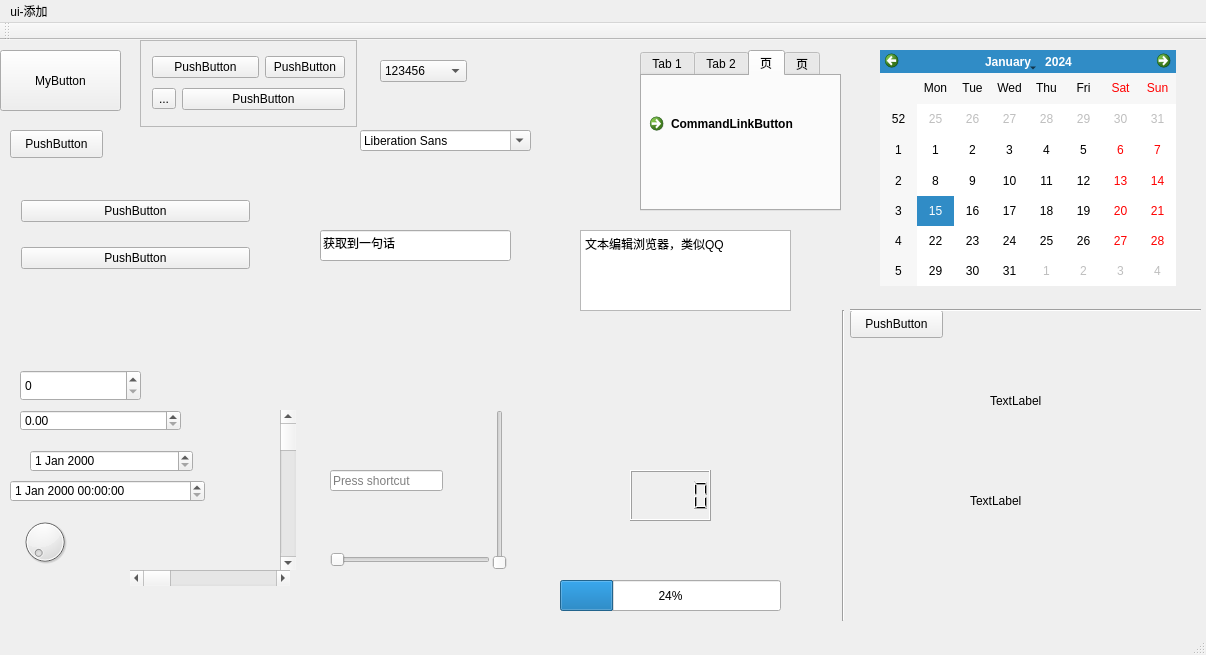
<?xml version="1.0" encoding="UTF-8"?>
<ui version="4.0">
 <class>MainWindow</class>
 <widget class="QMainWindow" name="MainWindow">
  <property name="geometry">
   <rect>
    <x>0</x>
    <y>0</y>
    <width>1206</width>
    <height>655</height>
   </rect>
  </property>
  <property name="windowTitle">
   <string>MainWindow</string>
  </property>
  <widget class="QWidget" name="centralWidget">
   <widget class="QPushButton" name="Button">
    <property name="geometry">
     <rect>
      <x>0</x>
      <y>10</y>
      <width>121</width>
      <height>61</height>
     </rect>
    </property>
    <property name="text">
     <string>MyButton</string>
    </property>
   </widget>
   <widget class="QScrollArea" name="scrollArea">
    <property name="geometry">
     <rect>
      <x>140</x>
      <y>0</y>
      <width>217</width>
      <height>87</height>
     </rect>
    </property>
    <property name="widgetResizable">
     <bool>true</bool>
    </property>
    <widget class="QWidget" name="scrollAreaWidgetContents">
     <property name="geometry">
      <rect>
       <x>0</x>
       <y>0</y>
       <width>215</width>
       <height>85</height>
      </rect>
     </property>
     <layout class="QGridLayout" name="gridLayout">
      <item row="0" column="0" colspan="2">
       <widget class="QPushButton" name="pushButton">
        <property name="text">
         <string>PushButton</string>
        </property>
       </widget>
      </item>
      <item row="0" column="2">
       <widget class="QPushButton" name="pushButton_2">
        <property name="text">
         <string>PushButton</string>
        </property>
       </widget>
      </item>
      <item row="1" column="0">
       <widget class="QToolButton" name="toolButton">
        <property name="text">
         <string>...</string>
        </property>
       </widget>
      </item>
      <item row="1" column="1" colspan="2">
       <widget class="QPushButton" name="pushButton_3">
        <property name="text">
         <string>PushButton</string>
        </property>
       </widget>
      </item>
     </layout>
    </widget>
   </widget>
   <widget class="QTabWidget" name="tabWidget">
    <property name="geometry">
     <rect>
      <x>640</x>
      <y>10</y>
      <width>201</width>
      <height>161</height>
     </rect>
    </property>
    <property name="currentIndex">
     <number>2</number>
    </property>
    <widget class="QWidget" name="tab">
     <attribute name="title">
      <string>Tab 1</string>
     </attribute>
     <widget class="QPushButton" name="pushButton_4">
      <property name="geometry">
       <rect>
        <x>10</x>
        <y>30</y>
        <width>93</width>
        <height>28</height>
       </rect>
      </property>
      <property name="text">
       <string>PushButton</string>
      </property>
     </widget>
    </widget>
    <widget class="QWidget" name="tab_2">
     <attribute name="title">
      <string>Tab 2</string>
     </attribute>
     <widget class="QToolButton" name="toolButton_2">
      <property name="geometry">
       <rect>
        <x>30</x>
        <y>60</y>
        <width>47</width>
        <height>21</height>
       </rect>
      </property>
      <property name="text">
       <string>...</string>
      </property>
     </widget>
    </widget>
    <widget class="QWidget" name="tab_3">
     <attribute name="title">
      <string>页</string>
     </attribute>
     <widget class="QCommandLinkButton" name="commandLinkButton">
      <property name="geometry">
       <rect>
        <x>0</x>
        <y>30</y>
        <width>187</width>
        <height>41</height>
       </rect>
      </property>
      <property name="text">
       <string>CommandLinkButton</string>
      </property>
     </widget>
    </widget>
    <widget class="QWidget" name="tab_4">
     <attribute name="title">
      <string>页</string>
     </attribute>
     <widget class="QRadioButton" name="radioButton">
      <property name="geometry">
       <rect>
        <x>40</x>
        <y>40</y>
        <width>115</width>
        <height>19</height>
       </rect>
      </property>
      <property name="text">
       <string>RadioButton</string>
      </property>
     </widget>
    </widget>
   </widget>
   <widget class="QPushButton" name="pushButton_5">
    <property name="geometry">
     <rect>
      <x>10</x>
      <y>90</y>
      <width>93</width>
      <height>28</height>
     </rect>
    </property>
    <property name="text">
     <string>PushButton</string>
    </property>
   </widget>
   <widget class="QStackedWidget" name="stackedWidget">
    <property name="geometry">
     <rect>
      <x>10</x>
      <y>130</y>
      <width>251</width>
      <height>131</height>
     </rect>
    </property>
    <property name="currentIndex">
     <number>0</number>
    </property>
    <widget class="QWidget" name="page">
     <layout class="QGridLayout" name="gridLayout_3">
      <item row="0" column="0">
       <widget class="QPushButton" name="pushButton_6">
        <property name="text">
         <string>PushButton</string>
        </property>
       </widget>
      </item>
      <item row="1" column="0">
       <widget class="QPushButton" name="pushButton_7">
        <property name="text">
         <string>PushButton</string>
        </property>
       </widget>
      </item>
     </layout>
    </widget>
    <widget class="QWidget" name="page_2">
     <layout class="QGridLayout" name="gridLayout_2">
      <item row="0" column="0">
       <widget class="QToolButton" name="toolButton_3">
        <property name="text">
         <string>...</string>
        </property>
       </widget>
      </item>
      <item row="1" column="0">
       <widget class="QToolButton" name="toolButton_4">
        <property name="text">
         <string>...</string>
        </property>
       </widget>
      </item>
      <item row="1" column="1">
       <widget class="QToolButton" name="toolButton_5">
        <property name="text">
         <string>...</string>
        </property>
       </widget>
      </item>
     </layout>
    </widget>
    <widget class="QWidget" name="page_3">
     <layout class="QGridLayout" name="gridLayout_4">
      <item row="0" column="0">
       <widget class="QCommandLinkButton" name="commandLinkButton_2">
        <property name="text">
         <string>CommandLinkButton</string>
        </property>
       </widget>
      </item>
      <item row="1" column="0">
       <widget class="QCommandLinkButton" name="commandLinkButton_3">
        <property name="text">
         <string>CommandLinkButton</string>
        </property>
       </widget>
      </item>
     </layout>
    </widget>
   </widget>
   <widget class="QComboBox" name="comboBox">
    <property name="geometry">
     <rect>
      <x>380</x>
      <y>20</y>
      <width>87</width>
      <height>22</height>
     </rect>
    </property>
    <item>
     <property name="text">
      <string>123456</string>
     </property>
    </item>
    <item>
     <property name="text">
      <string>abcdef</string>
     </property>
    </item>
   </widget>
   <widget class="QFontComboBox" name="fontComboBox">
    <property name="geometry">
     <rect>
      <x>360</x>
      <y>90</y>
      <width>171</width>
      <height>21</height>
     </rect>
    </property>
   </widget>
   <widget class="QLineEdit" name="lineEdit">
    <property name="geometry">
     <rect>
      <x>320</x>
      <y>190</y>
      <width>191</width>
      <height>31</height>
     </rect>
    </property>
    <property name="text">
     <string>获取到一句话</string>
    </property>
   </widget>
   <widget class="QSpinBox" name="spinBox">
    <property name="geometry">
     <rect>
      <x>20</x>
      <y>330</y>
      <width>121</width>
      <height>31</height>
     </rect>
    </property>
   </widget>
   <widget class="QDoubleSpinBox" name="doubleSpinBox">
    <property name="geometry">
     <rect>
      <x>20</x>
      <y>370</y>
      <width>161</width>
      <height>21</height>
     </rect>
    </property>
   </widget>
   <widget class="QDateEdit" name="dateEdit">
    <property name="geometry">
     <rect>
      <x>30</x>
      <y>410</y>
      <width>163</width>
      <height>22</height>
     </rect>
    </property>
   </widget>
   <widget class="QDateTimeEdit" name="dateTimeEdit">
    <property name="geometry">
     <rect>
      <x>10</x>
      <y>440</y>
      <width>195</width>
      <height>22</height>
     </rect>
    </property>
   </widget>
   <widget class="QDial" name="dial">
    <property name="geometry">
     <rect>
      <x>20</x>
      <y>470</y>
      <width>50</width>
      <height>64</height>
     </rect>
    </property>
   </widget>
   <widget class="QScrollBar" name="horizontalScrollBar">
    <property name="geometry">
     <rect>
      <x>130</x>
      <y>530</y>
      <width>160</width>
      <height>16</height>
     </rect>
    </property>
    <property name="orientation">
     <enum>Qt::Horizontal</enum>
    </property>
   </widget>
   <widget class="QScrollBar" name="verticalScrollBar">
    <property name="geometry">
     <rect>
      <x>280</x>
      <y>370</y>
      <width>16</width>
      <height>160</height>
     </rect>
    </property>
    <property name="orientation">
     <enum>Qt::Vertical</enum>
    </property>
   </widget>
   <widget class="QSlider" name="horizontalSlider">
    <property name="geometry">
     <rect>
      <x>330</x>
      <y>510</y>
      <width>160</width>
      <height>19</height>
     </rect>
    </property>
    <property name="orientation">
     <enum>Qt::Horizontal</enum>
    </property>
   </widget>
   <widget class="QSlider" name="verticalSlider">
    <property name="geometry">
     <rect>
      <x>490</x>
      <y>370</y>
      <width>19</width>
      <height>160</height>
     </rect>
    </property>
    <property name="orientation">
     <enum>Qt::Vertical</enum>
    </property>
   </widget>
   <widget class="QKeySequenceEdit" name="keySequenceEdit">
    <property name="geometry">
     <rect>
      <x>330</x>
      <y>430</y>
      <width>113</width>
      <height>21</height>
     </rect>
    </property>
   </widget>
   <widget class="QStackedWidget" name="stackedWidget_2">
    <property name="geometry">
     <rect>
      <x>960</x>
      <y>280</y>
      <width>181</width>
      <height>311</height>
     </rect>
    </property>
    <property name="currentIndex">
     <number>3</number>
    </property>
    <widget class="QWidget" name="page_4">
     <layout class="QVBoxLayout" name="verticalLayout">
      <item>
       <widget class="QLabel" name="label_1">
        <property name="text">
         <string>TextLabel</string>
        </property>
       </widget>
      </item>
     </layout>
    </widget>
    <widget class="QWidget" name="page_5">
     <widget class="QLabel" name="label_2">
      <property name="geometry">
       <rect>
        <x>10</x>
        <y>10</y>
        <width>141</width>
        <height>271</height>
       </rect>
      </property>
      <property name="text">
       <string>TextLabel</string>
      </property>
     </widget>
    </widget>
    <widget class="QWidget" name="page_6">
     <widget class="QLabel" name="label_3">
      <property name="geometry">
       <rect>
        <x>10</x>
        <y>0</y>
        <width>121</width>
        <height>231</height>
       </rect>
      </property>
      <property name="text">
       <string>TextLabel</string>
      </property>
     </widget>
    </widget>
    <widget class="QWidget" name="page_7">
     <widget class="QLabel" name="label_4">
      <property name="geometry">
       <rect>
        <x>30</x>
        <y>40</y>
        <width>121</width>
        <height>81</height>
       </rect>
      </property>
      <property name="text">
       <string>TextLabel</string>
      </property>
     </widget>
     <widget class="QLabel" name="label_5">
      <property name="geometry">
       <rect>
        <x>10</x>
        <y>150</y>
        <width>171</width>
        <height>61</height>
       </rect>
      </property>
      <property name="text">
       <string>TextLabel</string>
      </property>
     </widget>
    </widget>
   </widget>
   <widget class="QPushButton" name="pushButton_8">
    <property name="geometry">
     <rect>
      <x>850</x>
      <y>270</y>
      <width>93</width>
      <height>28</height>
     </rect>
    </property>
    <property name="text">
     <string>PushButton</string>
    </property>
   </widget>
   <widget class="QTextBrowser" name="textBrowser">
    <property name="geometry">
     <rect>
      <x>580</x>
      <y>190</y>
      <width>211</width>
      <height>81</height>
     </rect>
    </property>
    <property name="html">
     <string>&lt;!DOCTYPE HTML PUBLIC &quot;-//W3C//DTD HTML 4.0//EN&quot; &quot;http://www.w3.org/TR/REC-html40/strict.dtd&quot;&gt;
&lt;html&gt;&lt;head&gt;&lt;meta name=&quot;qrichtext&quot; content=&quot;1&quot; /&gt;&lt;style type=&quot;text/css&quot;&gt;
p, li { white-space: pre-wrap; }
&lt;/style&gt;&lt;/head&gt;&lt;body style=&quot; font-family:'SimSun'; font-size:9pt; font-weight:400; font-style:normal;&quot;&gt;
&lt;p style=&quot; margin-top:0px; margin-bottom:0px; margin-left:0px; margin-right:0px; -qt-block-indent:0; text-indent:0px;&quot;&gt;文本编辑浏览器，类似QQ&lt;/p&gt;&lt;/body&gt;&lt;/html&gt;</string>
    </property>
   </widget>
   <widget class="QCalendarWidget" name="calendarWidget">
    <property name="geometry">
     <rect>
      <x>880</x>
      <y>10</y>
      <width>296</width>
      <height>236</height>
     </rect>
    </property>
   </widget>
   <widget class="QProgressBar" name="progressBar">
    <property name="geometry">
     <rect>
      <x>560</x>
      <y>540</y>
      <width>221</width>
      <height>31</height>
     </rect>
    </property>
    <property name="value">
     <number>24</number>
    </property>
   </widget>
   <widget class="QLCDNumber" name="lcdNumber">
    <property name="geometry">
     <rect>
      <x>630</x>
      <y>430</y>
      <width>81</width>
      <height>51</height>
     </rect>
    </property>
   </widget>
   <widget class="Line" name="line">
    <property name="geometry">
     <rect>
      <x>850</x>
      <y>260</y>
      <width>351</width>
      <height>20</height>
     </rect>
    </property>
    <property name="orientation">
     <enum>Qt::Horizontal</enum>
    </property>
   </widget>
   <widget class="Line" name="line_2">
    <property name="geometry">
     <rect>
      <x>833</x>
      <y>270</y>
      <width>20</width>
      <height>311</height>
     </rect>
    </property>
    <property name="orientation">
     <enum>Qt::Vertical</enum>
    </property>
   </widget>
  </widget>
  <widget class="QMenuBar" name="menuBar">
   <property name="geometry">
    <rect>
     <x>0</x>
     <y>0</y>
     <width>1206</width>
     <height>26</height>
    </rect>
   </property>
   <widget class="QMenu" name="menu">
    <property name="title">
     <string>ui-添加</string>
    </property>
    <addaction name="actionss"/>
   </widget>
   <addaction name="menu"/>
  </widget>
  <widget class="QToolBar" name="mainToolBar">
   <attribute name="toolBarArea">
    <enum>TopToolBarArea</enum>
   </attribute>
   <attribute name="toolBarBreak">
    <bool>false</bool>
   </attribute>
  </widget>
  <widget class="QStatusBar" name="statusBar"/>
  <action name="actionss">
   <property name="text">
    <string>ss</string>
   </property>
  </action>
 </widget>
 <layoutdefault spacing="6" margin="11"/>
 <resources/>
 <connections>
  <connection>
   <sender>Button</sender>
   <signal>clicked()</signal>
   <receiver>MainWindow</receiver>
   <slot>close()</slot>
   <hints>
    <hint type="sourcelabel">
     <x>60</x>
     <y>80</y>
    </hint>
    <hint type="destinationlabel">
     <x>405</x>
     <y>309</y>
    </hint>
   </hints>
  </connection>
 </connections>
</ui>
